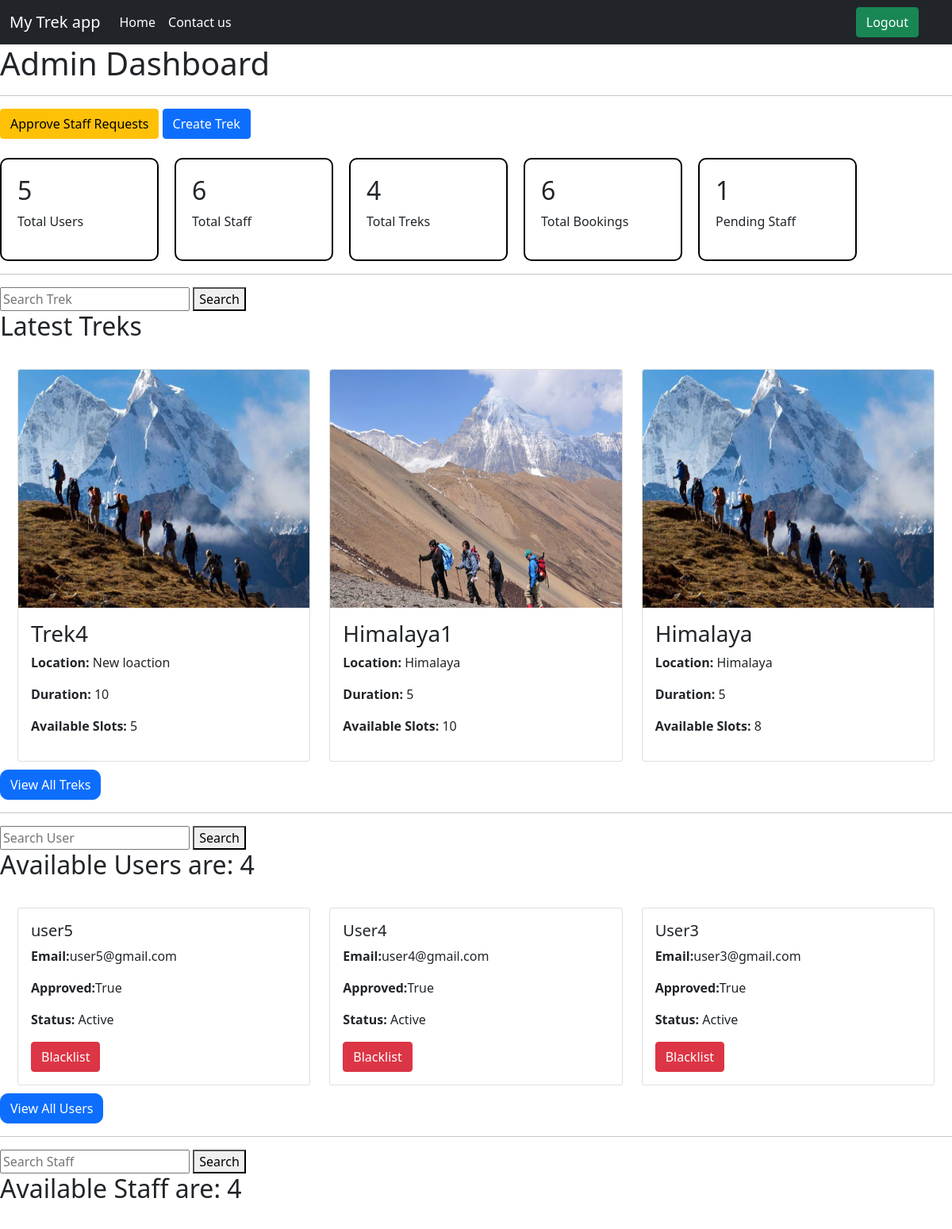
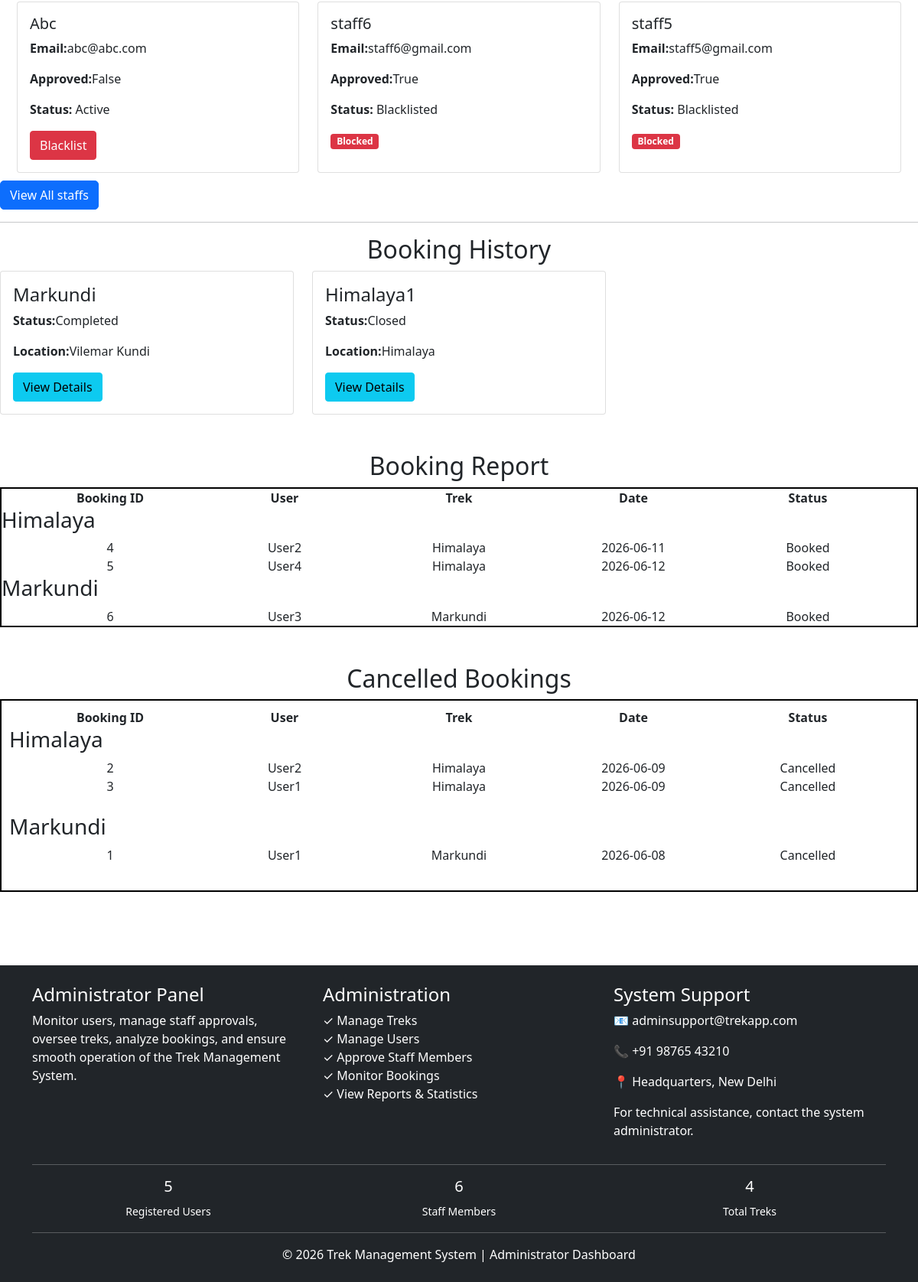
The page /admin (signed in) on the database its author committed (2 pictures, top to bottom).
### models.py (models this page shows)
class Trek(db.Model):
    id = db.Column(db.Integer, primary_key=True)
    name = db.Column(db.String(100))
    location = db.Column(db.String(100))
    assigned_staff_id=staff_id=db.Column(db.Integer, db.ForeignKey('user.id'))
    available_slots=db.Column(db.Integer)
    difficulty = db.Column(db.String(50))
    duration = db.Column(db.Integer)
    status = db.Column(db.String(20),default='Open')
    start_date=db.Column(db.Date)
    end_date=db.Column(db.Date)
    image=db.Column(db.String(500))
    trek_details=db.Column(db.String(500))
    bookings = db.relationship(
        'Booking',
        backref='trek',
        lazy=True
    )
    assigned_staff_id = db.Column(
        db.Integer,
        db.ForeignKey('user.id'),
        nullable=True
    )

class User(db.Model):
    id = db.Column(db.Integer, primary_key=True)
    name = db.Column(db.String(100) , nullable=False)
    email = db.Column(db.String(100), unique=True ,nullable=False)
    password = db.Column(db.String(100) ,nullable=False)
    role = db.Column(db.String(20))
    approved = db.Column(db.Boolean, default=False)
    blacklisted = db.Column(db.Boolean, default=False)
    bookings = db.relationship(
        'Booking',
        backref='user',
        lazy=True
    )

class Booking(db.Model):
    Booking_ID = db.Column(db.Integer, primary_key=True)
    User_ID=db.Column(db.Integer, db.ForeignKey('user.id'))
    Trek_ID=db.Column(db.Integer, db.ForeignKey('trek.id'))
    Booking_Date=db.Column(db.Date)
    Status=db.Column(db.String(100))

### app.py (the view)
@app.route('/admin')
def admin():
    if 'user_id' not in session:
        return redirect('/login.html')
    if session['role'] != 'admin':
        return "Access Denied"
    staff_list = User.query.filter_by(role='staff').all()
    user_list = User.query.filter_by(role='user').all()
    treks = Trek.query.all()
    bookings = Booking.query.all()
    total_users = User.query.filter_by(role='user').count()
    total_staff = User.query.filter_by(role='staff').count()
    total_treks = Trek.query.count()
    total_bookings = Booking.query.count()
    pending_staff = User.query.filter_by(role='staff',approved=False).count()
    booking_data = []
    for booking in Booking.query.all():
        user = User.query.get(booking.User_ID)
        trek = Trek.query.get(booking.Trek_ID)
        booking_data.append({
            'booking': booking,
            'user': user,
            'trek': trek
        })
        print("Bookings:", len(booking_data))
    history_treks=Trek.query.filter(Trek.status.in_(['Completed','Closed'])).all()
    search_trek = request.args.get('search_trek', '')
    show_all = request.args.get('show_all')
    if search_trek:
        treks = Trek.query.filter(Trek.name.ilike(f'%{search_trek}%')).all()
    else:
        treks = Trek.query.order_by(Trek.id.desc()).limit(3).all()
    active_users_count = User.query.filter_by(role='user',blacklisted=False).count()
    search_user = request.args.get('search_user', '')
    show_all_users = request.args.get('show_all_users')
    if search_user:
        user_list = User.query.filter(User.role == 'user', User.name.ilike(f'%{search_user}%')).all()
    else:
        user_list = User.query.filter_by(role='user').order_by(User.id.desc()).limit(3).all()
    active_staff_count = User.query.filter_by(role='user',blacklisted=False).count()
    search_staff = request.args.get('search_staff','')
    show_all_staff = request.args.get('show_all_staff')
    if search_staff:
        staff_list = User.query.filter(User.role == 'staff',User.name.ilike(f'%{search_staff}%')).all()
    else:
        staff_list = User.query.filter_by(role='staff').order_by(User.id.desc()).limit(3).all()
    return render_template(
        'admin.html',total_users=total_users,
        total_staff=total_staff,
        total_treks=total_treks,
        total_bookings=total_bookings,
        pending_staff=pending_staff,staff_list=staff_list,
        user_list=user_list,
        treks=treks,
        bookings=bookings,booking_data=booking_data,
        history_treks=history_treks,
        show_all=show_all,
        show_all_users=show_all_users,
        active_users_count=active_users_count,
        active_staff_count=active_staff_count,
        show_all_staff=show_all_staff
    )

### templates/admin.html (shortened to what this page needs)
<!DOCTYPE html>
<html lang="en">
<head>
    <link href="https://cdn.jsdelivr.net/npm/bootstrap@5.0.2/dist/css/bootstrap.min.css" rel="stylesheet">
</head>
<body>
  <nav class="navbar navbar-expand-lg navbar-light bg-dark" style="margin-right: auto;">
    <div class="container-fluid" style="margin-right: 20px;">
        <a class="navbar-brand" href="#" style="color: white;">My Trek app</a>
        <div class="collapse navbar-collapse" id="navbarNav" style="margin-right: 20px;">
        <ul class="navbar-nav">
            <li class="nav-item">
            <a class="nav-link active" aria-current="page" href="#" style="color: white;">Home</a>
            </li>
            <li class="nav-item">
            <a class="nav-link" href="#footer" style="color: white;">Contact us</a>
            </li>
        </ul>
        </div>
        <a href="/logout" class="btn btn-success" style="margin-right: 10px;">Logout</a>
    </div>
  </nav>
    <h1>Admin Dashboard</h1>
    <hr>
    <a href="/pending-staff" class="btn btn-warning">Approve Staff Requests</a>
    <a href="/create_trek" class="btn btn-primary">Create Trek</a>
    <br><br>
    <div style="display:flex; gap:20px; flex-wrap:wrap;">
    <div style="border:2px solid black;padding:20px;width:200px; border-radius: 10px;">
        <h2>{{ total_users }}</h2>
        <p>Total Users</p>
    </div>
    <div style="border:2px solid black;padding:20px;width:200px; border-radius: 10px;">
        <h2>{{ total_staff }}</h2>
        <p>Total Staff</p>
    </div>
    <div style="border:2px solid black;padding:20px;width:200px; border-radius: 10px;">
        <h2>{{ total_treks }}</h2>
        <p>Total Treks</p>
    </div>
    <div style="border:2px solid black;padding:20px;width:200px; border-radius: 10px;">
        <h2>{{ total_bookings }}</h2>
        <p>Total Bookings</p>
    </div>
    <div style="border:2px solid black;padding:20px;width:200px; border-radius: 10px;">
        <h2>{{ pending_staff }}</h2>
        <p>Pending Staff</p>
    </div>
</div><hr>
<form method="GET">
    <input type="text"
           name="search_trek"
           placeholder="Search Trek">
    <button type="submit">Search</button>
</form>
{% if request.args.get('search_trek') %}
<h2>Search Results: {{ treks|length }} trek(s) found</h2>
{% elif show_all %}
<h2>All Treks </h2>
{% else %}
<h2>Latest Treks</h2>
{% endif %}
<div class="row row-cols-3 row-cols-md-3 g-4" style="margin:10px;">
{% for trek in treks %}
<div class="col">
    <div class="card h-100">
        <img src="{{ url_for('static', filename=trek.image) }}" class="card-img-top" alt="This is a trek" style="height:300px;">
        <div class="card-body">
            <h3>{{ trek.name }}</h3>
            <p><strong>Location:</strong> {{ trek.location }}</p>
            <p><strong>Duration:</strong> {{ trek.duration }}</p>
            <p><strong>Available Slots:</strong> {{ trek.available_slots }}</p>
        </div>
    </div>
</div>
{% endfor %}
</div>
<a href="/all_treks" class="btn btn-primary" style="align-content: center; border-radius: 10px;">View All Treks</a>
<hr>
<form method="GET">
    <input type="text"
           name="search_user"
           placeholder="Search User">
    <button type="submit">
        Search
    </button>
</form>
<h2>Available Users are: {{ active_users_count}}</h2>
<div class="row row-cols-3 row-cols-md-3 g-4" style="margin: 10px;">
{% if user_list %}
    {% for user in user_list %}
    <div class="col">
        <div class="card h-100">
            <div class="card-body">
                <h5 class="card-title">{{ user.name }}</h5>
                <p class="card-text"><strong>Email:</strong>{{ user.email }}</p>
                <p class="card-text"><strong>Approved:</strong>{{ user.approved }}</p>
                <p class="card-text"><strong>Status:</strong>
                    {% if user.blacklisted %}
                        Blacklisted
                    {% else %}
                        Active
                    {% endif %}
                </p>
                {% if not user.blacklisted %}
                    <a href="/blacklist_user/{{ user.id }}" class="btn btn-danger border-radius: 10px;">Blacklist</a>
                {% else %}
                    <span class="badge bg-danger">Blocked</span>
                {% endif %}
            </div>
        </div>
    </div>
    {% endfor %}
{% else %}
    <h3>No Users Found</h3>
{% endif %}
</div>
<a href="/all_users" class="btn btn-primary" style="align-content: center; border-radius: 10px;">View All Users</a>
<hr>
<form method="GET">
    <input type="text"
           name="search_staff"
           placeholder="Search Staff">
    <button type="submit">
        Search
    </button>
</form>
<h2>Available Staff are: {{ active_staff_count}}</h2>
<div class="row row-cols-3 row-cols-md-3 g-4" style="margin: 10px;">
{% if staff_list %}
    {% for staff in staff_list %}
    <div class="col">
        <div class="card h-100">
            <div class="card-body">
                <h5 class="card-title">{{ staff.name }}</h5>
                <p class="card-text"><strong>Email:</strong>{{ staff.email }}</p>
                <p class="card-text"><strong>Approved:</strong>{{ staff.approved }}</p>
                <p class="card-text"><strong>Status:</strong>
                    {% if staff.blacklisted %}
                        Blacklisted
                    {% else %}
                        Active
                    {% endif %}
                </p>
                {% if not staff.blacklisted %}
                    <a href="/blacklist_staff/{{staff.id }}" class="btn btn-danger">Blacklist</a>
                {% else %}
                    <span class="badge bg-danger">Blocked</span>
                {% endif %}
            </div>
        </div>
    </div>
    {% endfor %}
{% else %}
    <h3>No staff Found</h3>
{% endif %}
</div>
<a href="/all_staff" class="btn btn-primary" style="align-content: center; border-radius: 5px;">View All staffs</a>
<hr>
<h2 style="text-align: center;">Booking History</h2>
<div class="row row-cols-3 g-4">
{% for trek in history_treks %}
<div class="col">
    <div class="card">
        <div class="card-body">
            <h4>{{ trek.name }}</h4>
            <p><b>Status:</b>{{ trek.status }}</p>
            <p><b>Location:</b>{{ trek.location }}</p>
            <a href="/trek_details/{{ trek.id }}" class="btn btn-info border-radius:5px;">View Details</a>
        </div>
    </div>
</div>
{% endfor %}
</div>
<br><br>
<h2 style="text-align: center;">Booking Report</h2>
<div style="border: 2px solid black;align-self: center;">
<div class="container text-center">
  <div class="row row-cols-5">
    <div class="col"><b>Booking ID</b></div>
    <div class="col"><b>User</b></div>
    <div class="col"><b>Trek</b></div>
    <div class="col"><b>Date</b></div>
    <div class="col"><b>Status</b></div>
  </div>
</div>
{% for group in booking_data|groupby('trek.name') %}
<h3>{{ group.grouper }}</h3>
{% for item in group.list %}
{% if item.booking.Status != "Cancelled" %}
<div class="container text-center">
  <div class="row row-cols-5">
    <div class="col">{{ item.booking.Booking_ID }}</div>
    <div class="col">{{ item.user.name }}</div>
    <div class="col">{{ item.trek.name }}</div>
    <div class="col">{{ item.booking.Booking_Date }}</div>
    <div class="col">{{ item.booking.Status }}</div>
  </div>
</div>
{% endif %}
{% endfor %}
{% endfor %}
</div>
<br><br>
<h2 style="text-align: center; ">Cancelled Bookings</h2>
<div style="border: 2px solid black;align-self: center; padding: 10px;">
<div class="container text-center">
  <div class="row row-cols-5">
    <div class="col"><b>Booking ID</b></div>
    <div class="col"><b>User</b></div>
    <div class="col"><b>Trek</b></div>
    <div class="col"><b>Date</b></div>
    <div class="col"><b>Status</b></div>
  </div>
</div>
{% for group in booking_data|groupby('trek.name') %}
<h3>{{ group.grouper }}</h3>
{% for item in group.list %}
{% if item.booking.Status == "Cancelled" %}
<div class="container text-center">
  <div class="row row-cols-5">
    <div class="col">{{ item.booking.Booking_ID }}</div>
    <div class="col">{{ item.user.name }}</div>
    <div class="col">{{ item.trek.name }}</div>
    <div class="col">{{ item.booking.Booking_Date }}</div>
    <div class="col">{{ item.booking.Status }}</div>
  </div>
</div>
{% endif %}
{% endfor %}
<br>{% endfor %}
</div>
<br><br>
<footer id="footer" class="bg-dark text-white mt-5">
<div class="container py-4">
    <div class="row">
        <div class="col-md-4">
            <h4>Administrator Panel</h4>
            <p>
                Monitor users, manage staff approvals,
                oversee treks, analyze bookings, and
                ensure smooth operation of the Trek
                Management System.
            </p>
        </div>
        <div class="col-md-4">
            <h4>Administration</h4>
            <ul class="list-unstyled">
                <li>✓ Manage Treks</li>
                <li>✓ Manage Users</li>
                <li>✓ Approve Staff Members</li>
                <li>✓ Monitor Bookings</li>
                <li>✓ View Reports & Statistics</li>
            </ul>
        </div>
        <div class="col-md-4">
            <h4>System Support</h4>
            <p>📧 adminsupport@trekapp.com</p>
            <p>📞 +91 98765 43210</p>
            <p>📍 Headquarters, New Delhi</p>
            <p>
                For technical assistance, contact the
                system administrator.
            </p>
        </div>
    </div>
    <hr>
    <div class="row text-center">
        <div class="col-md-4">
            <h5>{{ total_users }}</h5>
            <small>Registered Users</small>
        </div>
        <div class="col-md-4">
            <h5>{{ total_staff }}</h5>
            <small>Staff Members</small>
        </div>
        <div class="col-md-4">
            <h5>{{ total_treks }}</h5>
            <small>Total Treks</small>
        </div>
    </div>
    <hr>
    <div class="text-center">
        <p class="mb-0">
            © 2026 Trek Management System |
            Administrator Dashboard
        </p>
    </div>
</div>
</footer>
</body>
</html>

### rows shown on the page
Trek: image (picture), name "Trek4", location "New loaction", duration "10", available_slots "5"
Trek: image (picture), name "Himalaya1", location "Himalaya", duration "5", available_slots "10", status "Closed"
Trek: image (picture), name "Himalaya", location "Himalaya", duration "5", available_slots "8", grouper "Himalaya", trek.name "Himalaya" "Himalaya", trek.name "Himalaya" "Himalaya"
User: name "user5", email "user5@gmail.com", approved "True", blacklisted "Active"
User: name "User4", email "user4@gmail.com", approved "True", blacklisted "Active", user.name "User4"
User: name "User3", email "user3@gmail.com", approved "True", blacklisted "Active", user.name "User3"
User: name "Abc", email "abc@abc.com", approved "False", blacklisted "Active"
User: name "staff6", email "staff6@gmail.com", approved "True", blacklisted "Blacklisted"
User: name "staff5", email "staff5@gmail.com", approved "True", blacklisted "Blacklisted"
Trek: name "Markundi", status "Completed", location "Vilemar Kundi", grouper "Markundi", trek.name "Markundi", trek.name "Markundi"
Booking: booking.Booking_ID "4", booking.Booking_Date "2026-06-11", booking.Status "Booked"
User: user.name "User2", user.name "User2"
Booking: booking.Booking_ID "5", booking.Booking_Date "2026-06-12", booking.Status "Booked"
Booking: booking.Booking_ID "6", booking.Booking_Date "2026-06-12", booking.Status "Booked"
Booking: booking.Booking_ID "2", booking.Booking_Date "2026-06-09", booking.Status "Cancelled"
Booking: booking.Booking_ID "3", booking.Booking_Date "2026-06-09", booking.Status "Cancelled"
User: user.name "User1" "User1"
Booking: booking.Booking_ID "1", booking.Booking_Date "2026-06-08", booking.Status "Cancelled"

### other values the page prints
{{ total_users }} "5"
{{ total_staff }} "6"
{{ total_treks }} "4"
{{ total_bookings }} "6"
{{ pending_staff }} "1"
{{ active_users_count }} "4"
{{ active_staff_count }} "4"
